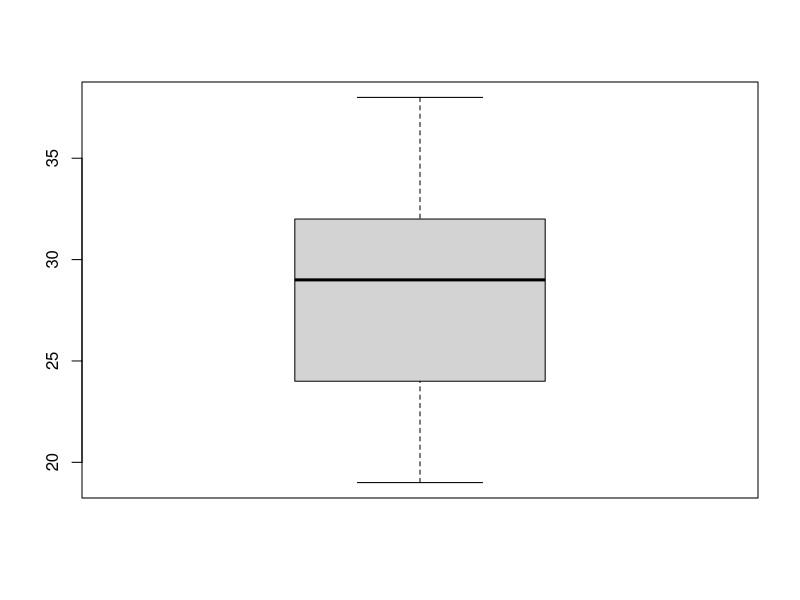
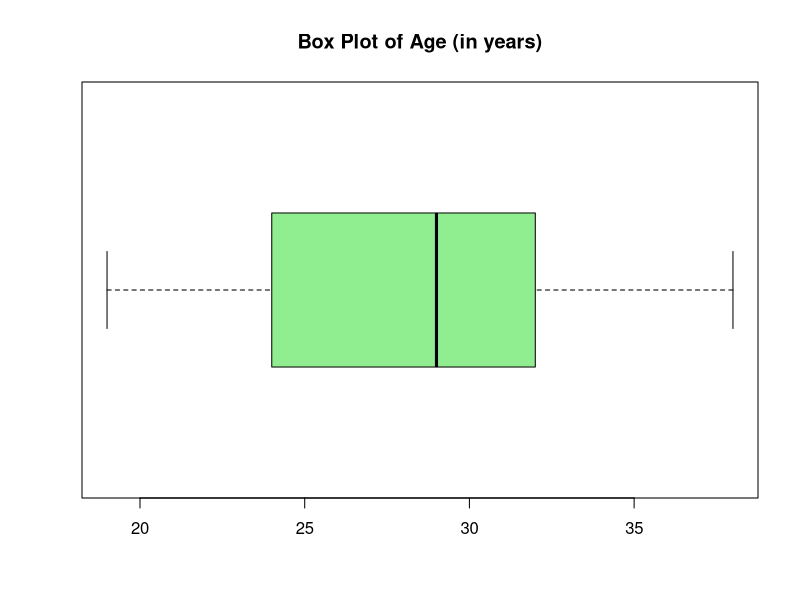
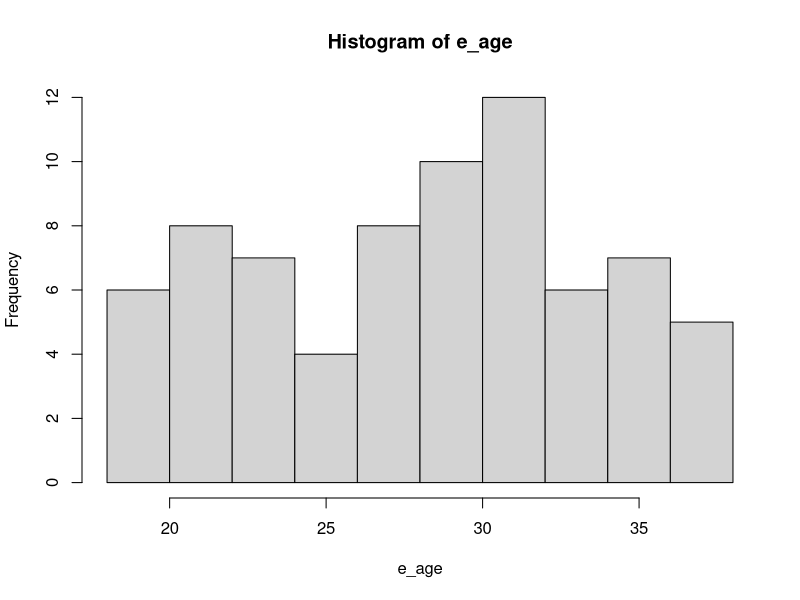
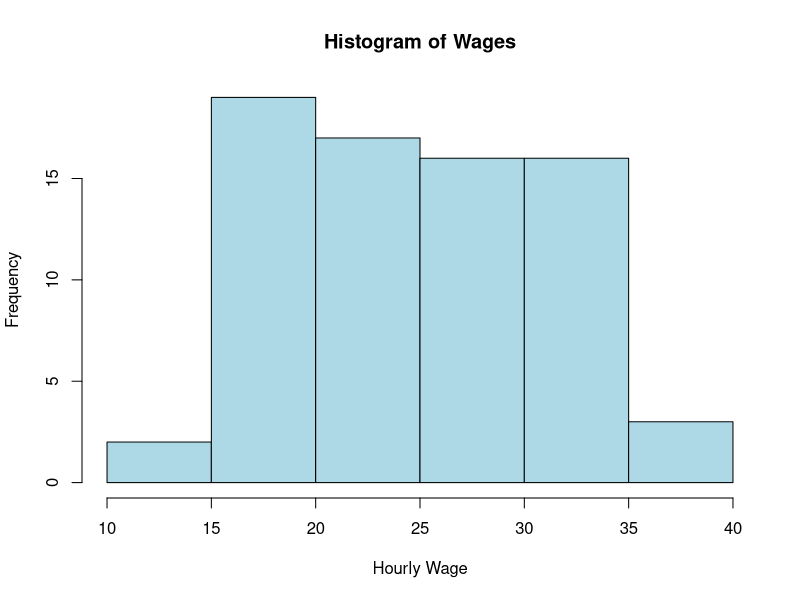

Write the R code that produced these figures, in order.
myData <- read.csv("Company_Payroll_8_23(1).csv")

e_age <- myData$Age
Mean <- mean(e_age)
Mean
sd <- sd(e_age)
sd

# To subtract a number, such as 5, from every element in "e_age", 
# the line of code below will do this, and also define it as a new vector A:

A <- (e_age - 5)

#Let us also assume that after you subtract 5 from each of these elements, 
#you want to element-wise square each of those differences (at the same time) 
#(that is, it squares each of the elements in a vector). 
#Below will do this, and define the results in a new vector B:
  
B <- (e_age - 5)^2

B <- A^2

#Note here that B is a vector. Suppose we want to add all of these elements together, 
#and define the sum as a variable S. Below will do this:
  
S <- sum((e_age - 5)^2)
  
#Two alternative and equivalent ways of doing the same thing using the variable definitions 
#are shown below. If you are new at coding, the following may be more preferable since it 
#allows easier ways of debugging code
  
  S <- sum(A^2)
  S <- sum(B)

#Take each element in "e_age", subtract the arithmetic mean of "e_age" from each 
#element in "e_age", square those differences, then add up all of those values. 
#What is the value of this calculation?
  
  
C <- sum((e_age - Mean)^2)
C
#Vertical box plot
boxplot(e_age)

#boxplot(myData$Age, main='Box Plot of Age (in years)', col='lightgreen')

#boxplot(myData$Age, horizontal=F, main='Box Plot of Age (in years)', col='lightgreen')

#Horizontal box plot
boxplot(myData$Age, horizontal=T, main='Box Plot of Age (in years)', col='lightgreen')

#to construct a histogram of a univariate set of data (say, X), the following line of code 
#will do:
  
hist(e_age)

hist(myData$Hourly_Wage, main='Histogram of Wages', xlab = 'Hourly Wage', col='lightblue')



z_payamt <- (myData$Pay_Amount - mean(myData$Pay_Amount))/sd(myData$Pay_Amount)

#If you haven't already done so, store the ages of all employees in a vector called "e_age",
#then create a new vector "ze_age" that standardizes the vector "e_age" as described in the 
#previous problem.

ze_age <- (e_age - mean(e_age))/sd(e_age)
ze_age
mean(ze_age)
sd(ze_age)

gmean <- function(x){
  exp(mean(log(x)))
}

gmean(abs(ze_age))

